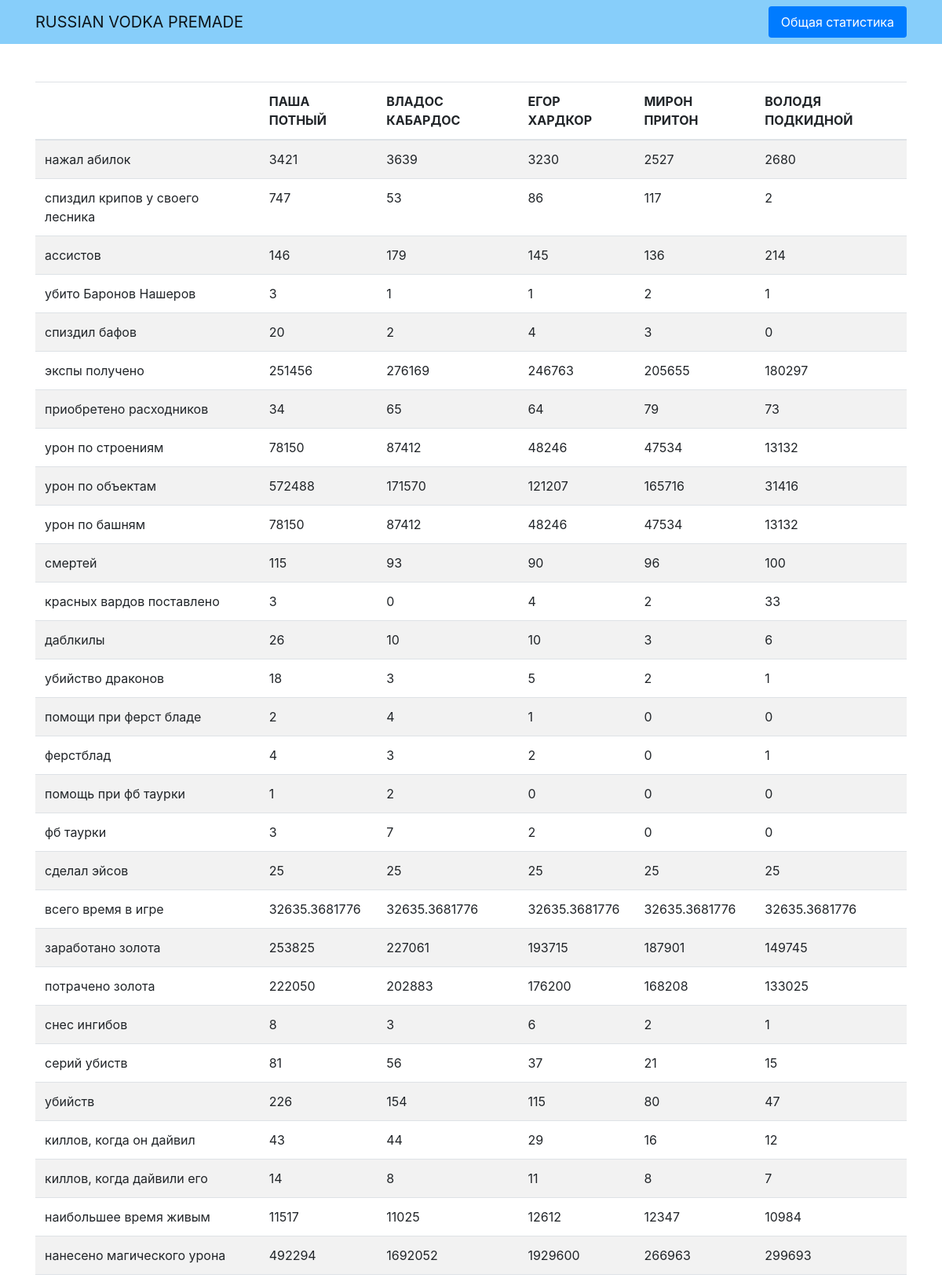
The page / (upper part) on the database its author committed.
### general_stats/models.py (models this page shows)
class GeneralStat(models.Model):
    key = models.TextField(blank=True, null=True)
    volod9_podkidnoi = models.TextField(db_column='VOLOD9_PODKIDNOI', blank=True, null=True)  # Field name made lowercase.
    pasha_potnii = models.TextField(db_column='PASHA_POTNII', blank=True, null=True)  # Field name made lowercase.
    vlados_cabardos = models.TextField(db_column='VLADOS_CABARDOS', blank=True, null=True)  # Field name made lowercase.
    egor_hardcore = models.TextField(db_column='EGOR_HARDCORE', blank=True, null=True)  # Field name made lowercase.
    miron_priton = models.TextField(db_column='MIRON_PRITON', blank=True, null=True)  # Field name made lowercase.
    class Meta:
        managed = False
        db_table = 'GENERAL_STAT'

### general_stats/views.py (the view)
# urls.py: path('', views.index, name='index'),
def index(request):
    template = 'general_stats/index.html'
    general_list = GeneralStat.objects.all()
    context = {'general_list': general_list}
    return render(request, template, context)

### templates/general_stats/index.html (shortened to what this page needs)
{% extends "base.html" %}
{% block content %}
<table class="table table-striped">
            <thead>
                <tr>
                    <th></th>
                    <th>ПАША ПОТНЫЙ</th>
                    <th>ВЛАДОС КАБАРДОС</th>
                    <th>ЕГОР ХАРДКОР</th>
                    <th>МИРОН ПРИТОН</th>
                    <th>ВОЛОДЯ ПОДКИДНОЙ</th>
                </tr>
            </thead>
            <tbody>
                {% for stat in general_list %}
                <tr>
                    <td>{{ stat.key }}</td>
                    <td>{{ stat.pasha_potnii }}</td>
                    <td>{{ stat.vlados_cabardos }}</td>
                    <td>{{ stat.egor_hardcore }}</td>
                    <td>{{ stat.miron_priton }}</td>
                    <td>{{ stat.volod9_podkidnoi }}</td>
                </tr>
                {% endfor %}
            </tbody>
        </table>
{% endblock %}

### templates/base.html (shortened to what this page needs)
{% load static %}
<!DOCTYPE html>
<html lang="ru">
  <head>
    <link rel="stylesheet" href="{% static 'css/bootstrap.min.css' %}">
  </head>
  <body>
    {% include "includes/header.html" %}
    <main>
      <div class="container py-5">
      {% block content %}{% endblock %}
      </div>
    </main>
  </body>
</html>

### templates/includes/header.html
{% load static %}
<header>
  <nav class="navbar navbar-light" style="background-color: lightskyblue">
    <div class="container">
      <a class="navbar-brand" href="{% url 'general_stats:index' %}">
        RUSSIAN VODKA PREMADE
      </a>
      {% with request.resolver_match.view_name as view_name %}
        <ul class="nav  nav-pills">
          <li class="nav-item">
            <a class="nav-link {% if view_name == 'general_stats:index' %} active {% endif %}" href="{% url 'general_stats:index' %}">
              Общая статистика
            </a>
          </li>
        </ul>
      {% endwith %}
    </div>
  </nav>
</header>

### rows shown on the page
GeneralStat: key "нажал абилок", pasha_potnii "3421", vlados_cabardos "3639", egor_hardcore "3230", miron_priton "2527", volod9_podkidnoi "2680"
GeneralStat: key "спиздил крипов у своего лесника", pasha_potnii "747", vlados_cabardos "53", egor_hardcore "86", miron_priton "117", volod9_podkidnoi "2"
GeneralStat: key "ассистов", pasha_potnii "146", vlados_cabardos "179", egor_hardcore "145", miron_priton "136", volod9_podkidnoi "214"
GeneralStat: key "убито Баронов Нашеров", pasha_potnii "3", vlados_cabardos "1", egor_hardcore "1", miron_priton "2", volod9_podkidnoi "1"
GeneralStat: key "спиздил бафов", pasha_potnii "20", vlados_cabardos "2", egor_hardcore "4", miron_priton "3", volod9_podkidnoi "0"
GeneralStat: key "экспы получено", pasha_potnii "251456", vlados_cabardos "276169", egor_hardcore "246763", miron_priton "205655", volod9_podkidnoi "180297"
GeneralStat: key "приобретено расходников", pasha_potnii "34", vlados_cabardos "65", egor_hardcore "64", miron_priton "79", volod9_podkidnoi "73"
GeneralStat: key "урон по строениям", pasha_potnii "78150", vlados_cabardos "87412", egor_hardcore "48246", miron_priton "47534", volod9_podkidnoi "13132"
GeneralStat: key "урон по объектам", pasha_potnii "572488", vlados_cabardos "171570", egor_hardcore "121207", miron_priton "165716", volod9_podkidnoi "31416"
GeneralStat: key "урон по башням", pasha_potnii "78150", vlados_cabardos "87412", egor_hardcore "48246", miron_priton "47534", volod9_podkidnoi "13132"
GeneralStat: key "смертей", pasha_potnii "115", vlados_cabardos "93", egor_hardcore "90", miron_priton "96", volod9_podkidnoi "100"
GeneralStat: key "красных вардов поставлено", pasha_potnii "3", vlados_cabardos "0", egor_hardcore "4", miron_priton "2", volod9_podkidnoi "33"
GeneralStat: key "даблкилы", pasha_potnii "26", vlados_cabardos "10", egor_hardcore "10", miron_priton "3", volod9_podkidnoi "6"
GeneralStat: key "убийство драконов", pasha_potnii "18", vlados_cabardos "3", egor_hardcore "5", miron_priton "2", volod9_podkidnoi "1"
GeneralStat: key "помощи при ферст бладе", pasha_potnii "2", vlados_cabardos "4", egor_hardcore "1", miron_priton "0", volod9_podkidnoi "0"
GeneralStat: key "ферстблад", pasha_potnii "4", vlados_cabardos "3", egor_hardcore "2", miron_priton "0", volod9_podkidnoi "1"
GeneralStat: key "помощь при фб таурки", pasha_potnii "1", vlados_cabardos "2", egor_hardcore "0", miron_priton "0", volod9_podkidnoi "0"
GeneralStat: key "фб таурки", pasha_potnii "3", vlados_cabardos "7", egor_hardcore "2", miron_priton "0", volod9_podkidnoi "0"
GeneralStat: key "сделал эйсов", pasha_potnii "25", vlados_cabardos "25", egor_hardcore "25", miron_priton "25", volod9_podkidnoi "25"
GeneralStat: key "всего время в игре", pasha_potnii "32635.3681776", vlados_cabardos "32635.3681776", egor_hardcore "32635.3681776", miron_priton "32635.3681776", volod9_podkidnoi "32635.3681776"
GeneralStat: key "заработано золота", pasha_potnii "253825", vlados_cabardos "227061", egor_hardcore "193715", miron_priton "187901", volod9_podkidnoi "149745"
GeneralStat: key "потрачено золота", pasha_potnii "222050", vlados_cabardos "202883", egor_hardcore "176200", miron_priton "168208", volod9_podkidnoi "133025"
GeneralStat: key "снес ингибов", pasha_potnii "8", vlados_cabardos "3", egor_hardcore "6", miron_priton "2", volod9_podkidnoi "1"
GeneralStat: key "серий убиств", pasha_potnii "81", vlados_cabardos "56", egor_hardcore "37", miron_priton "21", volod9_podkidnoi "15"
GeneralStat: key "убийств", pasha_potnii "226", vlados_cabardos "154", egor_hardcore "115", miron_priton "80", volod9_podkidnoi "47"
GeneralStat: key "киллов, когда он дайвил", pasha_potnii "43", vlados_cabardos "44", egor_hardcore "29", miron_priton "16", volod9_podkidnoi "12"
GeneralStat: key "киллов, когда дайвили его", pasha_potnii "14", vlados_cabardos "8", egor_hardcore "11", miron_priton "8", volod9_podkidnoi "7"
GeneralStat: key "наибольшее время живым", pasha_potnii "11517", vlados_cabardos "11025", egor_hardcore "12612", miron_priton "12347", volod9_podkidnoi "10984"
GeneralStat: key "нанесено магического урона", pasha_potnii "492294", vlados_cabardos "1692052", egor_hardcore "1929600", miron_priton "266963", volod9_podkidnoi "299693"
